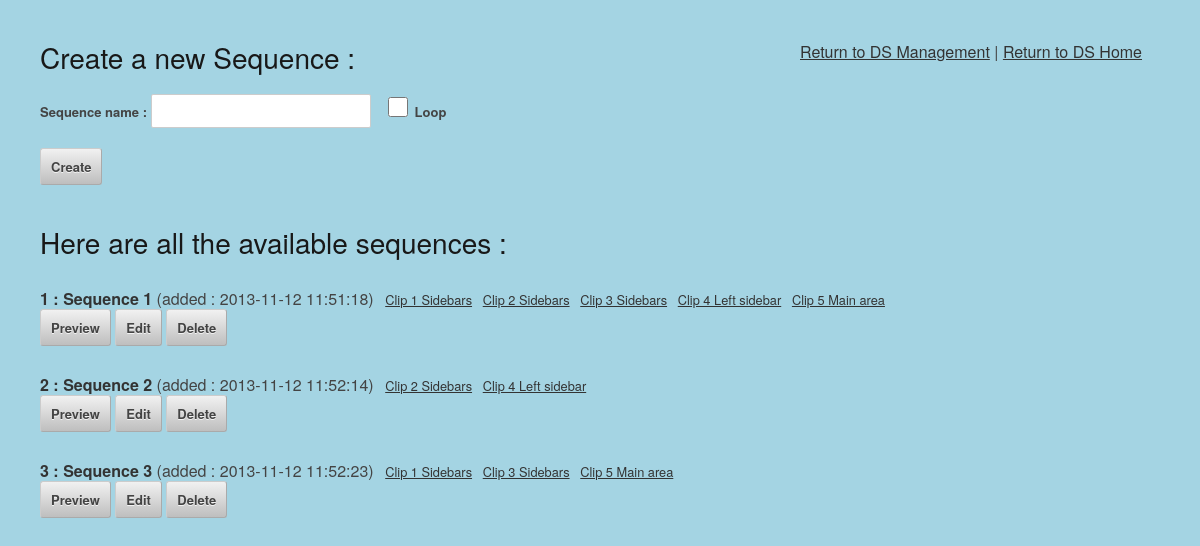
The page /admin/sequences/index.php on the database its author committed.
### tables this page shows
CREATE TABLE IF NOT EXISTS `sequence` (
  `id` int(11) NOT NULL AUTO_INCREMENT,
  `sequencename` text NOT NULL,
  `sequencedate` timestamp NOT NULL DEFAULT CURRENT_TIMESTAMP,
  `sequenceDurationInSeconds` int(11) NOT NULL DEFAULT '0',
  `isLoop` tinyint(1) NOT NULL DEFAULT '0',
  `sequenceupdated` tinyint(1) NOT NULL DEFAULT '0',
  PRIMARY KEY (`id`)
);

CREATE TABLE IF NOT EXISTS `sequenceclip` (
  `sequenceid` int(11) NOT NULL,
  `inSequenceClipId` int(11) NOT NULL,
  `inSequenceNextClipId` int(11) NOT NULL DEFAULT '0',
  `inSequenceClipOrderNumber` int(11) NOT NULL DEFAULT '1',
  `inSequenceClipDurationInSeconds` int(11) NOT NULL DEFAULT '4',
  `singleClipSequence` tinyint(1) NOT NULL DEFAULT '0',
  KEY `sequenceid` (`sequenceid`),
  KEY `clipid` (`inSequenceClipId`),
  KEY `inSequenceClipid` (`inSequenceClipId`)
);

CREATE TABLE IF NOT EXISTS `clip` (
  `id` int(11) NOT NULL AUTO_INCREMENT,
  `clipname` text NOT NULL,
  `clipdate` timestamp NOT NULL DEFAULT CURRENT_TIMESTAMP ON UPDATE CURRENT_TIMESTAMP,
  `clipbackgroundcolor` text NOT NULL,
  `clipDurationInSeconds` int(11) NOT NULL DEFAULT '4',
  `clipOrderNumber` int(11) NOT NULL DEFAULT '1',
  `nextClipId` int(11) NOT NULL DEFAULT '0',
  `isLoop` tinyint(1) NOT NULL DEFAULT '1',
  `updated` tinyint(1) NOT NULL DEFAULT '0',
  `cliplayoutid` int(11) NOT NULL,
  PRIMARY KEY (`id`),
  KEY `cliplayoutid` (`cliplayoutid`)
);

### admin/sequences/index.php (called while the page is built, shortened)
<?php
include_once '../../includes/exposeClipWithSections-function.inc.php';
include '../../includes/db.inc.php';
try {
    $result = $pdo->query(
            'SELECT *
             FROM sequence
             JOIN sequenceclip ON sequence.id = sequenceclip.sequenceid
             WHERE sequenceclip.singleClipSequence = 0
             GROUP BY sequence.id');
} catch (PDOException $error) {
    $error = $error->getMessage();
    include '../../includes/error.html.php';
    exit();
}
foreach ($result as $row) {
    $sequences[] = array(
        sequenceId => $row['id'],
        sequencename => $row['sequencename'],
        sequencedate => $row['sequencedate'],
        sequenceDurationInSeconds => $row['sequenceDurationInSeconds'],
        isLoop => $row['isLoop']
    );
}
for ($i = 0; $i < count($sequences); $i++) {
    if ($clips != NULL) {
        unset($clips);
        $clips = array();
    }
    try {
        $sql = 'SELECT
                    clip.id as clipId, clip.clipname, clip.nextClipId,
                    sequence.id as sequenceId,
                    sequenceclip.singleClipSequence
                        FROM sequence
                        JOIN sequenceclip ON sequence.id = sequenceclip.sequenceid
                        JOIN clip ON clip.id = sequenceclip.inSequenceClipid
                        WHERE sequence.id =:sequence_id';
        $s = $pdo->prepare($sql);
        $s->bindValue(':sequence_id', $sequences[$i][sequenceId]);
        $s->execute();
    } catch (PDOException $error) {
        $error = $error->getMessage();
        include '../../includes/error.html.php';
        exit();
    }
    foreach ($s as $sequenceclip) {
        $clips[] = array(
            'sequence_id' => $sequenceclip['sequenceId'],
            'clip_id' => $sequenceclip['clipId'],
            'clipname' => $sequenceclip['clipname'],
            'nextClipId' => $sequenceclip['nextClipId'],
            'singleClip' => $sequenceclip['singleClipSequence']
        );
    }
    $sequenceclips[$i] = $clips;
}
include 'sequencelist.html.php';
exit();
?>

### admin/sequences/sequencelist.html.php (the view, shortened to what this page needs)
<?php include '../../includes/helpers.inc.php'; ?>
<!DOCTYPE html>
<html>
<head>
    <link rel="stylesheet" href="../../css/base.css">
</head>
<body style="padding: 40px;">
    <div style="position: absolute; left: 800px; top: 40px;" >
        <a href="../../admin/">Return to DS Management</a>
        |
        <a href="../../">Return to DS Home</a>
    </div>
    <h3>Create a new Sequence :</h3>
    <p>
    <form name="createSequenceForm" action="" method="post">
        <label for="sequencename">Sequence name : </label>
        <input type="text" id="sequencename" name="sequencename"/>
        <label><input type= "checkbox" name="isLoop" /> Loop</label>
        <br>
        <input type="submit" name="action" value="Create" />
    </form>
</p>
<h3>Here are all the available sequences :</h3>
<br>
<ul>
    <?php for ($i = 0; $i < count($sequences); $i++): ?>
        <li>
            <form name="handleSequenceForm_<?php echo $i ?>" action="" method="post">
                <strong>
                <?php echo $sequences[$i][sequenceId]; ?> : <?php echo htmlout($sequences[$i][sequencename], ENT_QUOTES, 'UTF-8'); ?>
                </strong>
                (added : <?php echo htmlout($sequences[$i][sequencedate], ENT_QUOTES, 'UTF-8'); ?>)
                <?php for ( $j=0 ; $j < count($sequenceclips[$i]) ; $j++ ): ?>
                    <small>
                    <a href="javascript: quickPreview();" title="TODO: Quick Preview">
                    <?php echo htmlout($sequenceclips[$i][$j]['clipname'], ENT_QUOTES, 'UTF-8'); ?></a>
                    </small>
                    <?php endfor;  ?>
                    <br>
                <input type="submit" name="action" value="Preview">
                <input type="submit" name="action" value="Edit">
                <input type="submit" name="action" value="Delete">
            </form>
        </li>
    <?php endfor;   ?>
</ul>
</body>
</html>

### includes/helpers.inc.php
<?php
function html($text) {
    return htmlspecialchars($text, ENT_QUOTES, 'UTF-8');
}
function htmlout($text) {
    echo html($text);
}
?>

### css/base.css (style rules this page uses)
html, body, div, span, applet, object, iframe, h1, h2, h3, h4, h5, h6, p, blockquote, pre, a, abbr, acronym, address, big, cite, code, del, dfn, em, img, ins, kbd, q, s, samp, small, strike, strong, sub, sup, tt, var, b, u, i, center, dl, dt, dd, ol, ul, li, fieldset, form, label, legend, table, caption, tbody, tfoot, thead, tr, th, td, article, aside, canvas, details, embed, figure, figcaption, footer, header, hgroup, menu, nav, output, ruby, section, summary, time, mark, audio, video { margin: 0; padding: 0; border: 0; font-size: inherit; font: inherit; vertical-align: baseline; }
body { line-height: 1; }
ol, ul { list-style: none; }
body { background: #A4D4E3; font: 16px "HelveticaNeue", "Helvetica Neue", Helvetica, Arial, sans-serif; color: #444; -webkit-font-smoothing: antialiased; -webkit-text-size-adjust: 100%; }
h1, h2, h3, h4, h5, h6 { color: #181818; font-family: "HelveticaNeue", "Helvetica Neue", Helvetica, Arial, sans-serif; font-weight: normal; }
h3 { font-size: 28px; line-height: 34px; margin-bottom: 8px; }
p { margin: 0 0 20px 0; }
strong { font-weight: bold; color: #333; }
small { font-size: 80%; }
a, a:visited { color: #333; text-decoration: underline; outline: 0; }
ul, ol { margin-bottom: 20px; }
ul { list-style: none outside; }
li { line-height: 18px; margin-bottom: 10px; }
.button, button, input[type="submit"], input[type="reset"], input[type="button"] { background: #eee; background: #eee -moz-linear-gradient(top, rgba(255,255,255,.2) 0%, rgba(0,0,0,.2) 100%); background: #eee -webkit-gradient(linear, left top, left bottom, color-stop(0%,rgba(255,255,255,.2)), color-stop(100%,rgba(0,0,0,.2))); background: #eee -webkit-linear-gradient(top, rgba(255,255,255,.2) 0%,rgba(0,0,0,.2) 100%); background: #eee -o-linear-gradient(top, rgba(255,255,255,.2) 0%,rgba(0,0,0,.2) 100%); background: #eee -ms-linear-gradient(top, rgba(255,255,255,.2) 0%,rgba(0,0,0,.2) 100%); background: #eee linear-gradient(top, rgba(255,255,255,.2) 0%,rgba(0,0,0,.2) 100%); border: 1px solid #aaa; border-top: 1px solid #ccc; border-left: 1px solid #ccc; -moz-border-radius: 3px; -webkit-border-radius: 3px; border-radius: 3px; color: #444; display: inline-block; font-size: 13px; font-weight: bold; text-decoration: none; text-shadow: 0 1px rgba(255, 255, 255, .75); cursor: pointer; margin-bottom: 20px; line-height: normal; padding: 8px 10px; font-family: "HelveticaNeue", "Helvetica Neue", Helvetica, Arial, sans-serif; }
form { margin-bottom: 10px; }
input[type="text"], input[type="password"], input[type="email"], textarea, select { border: 1px solid #ccc; padding: 6px 4px; outline: none; -moz-border-radius: 2px; -webkit-border-radius: 2px; border-radius: 2px; font: 14px "HelveticaNeue", "Helvetica Neue", Helvetica, Arial, sans-serif; color: #777; margin: 0; width: 210px; max-width: 100%; display: inline; margin-bottom: 20px; background: #fff; }
label, legend { display: inline; font-weight: bold; font-size: 13px; }
input[type="checkbox"] { display: inline; width: 20px; height: 20px; }

### rows shown on the page
sequence: i "1", sequencename "Sequence 1 2013-11-12 11:51:18", text "Clip 1 Sidebars"
sequenceclip: inSequenceClipId.clipname "Clip 2 Sidebars"
sequenceclip: inSequenceClipId.clipname "Clip 3 Sidebars"
sequenceclip: inSequenceClipId.clipname "Clip 4 Left sidebar"
sequenceclip: inSequenceClipId.clipname "Clip 5 Main area"
sequence: i "2", sequencename "Sequence 2 2013-11-12 11:52:14", text "Clip 2 Sidebars"
sequenceclip: inSequenceClipId.clipname "Clip 4 Left sidebar"
sequence: i "3", sequencename "Sequence 3 2013-11-12 11:52:23", text "Clip 3 Sidebars"
sequenceclip: inSequenceClipId.clipname "Clip 1 Sidebars"
sequenceclip: inSequenceClipId.clipname "Clip 5 Main area"
